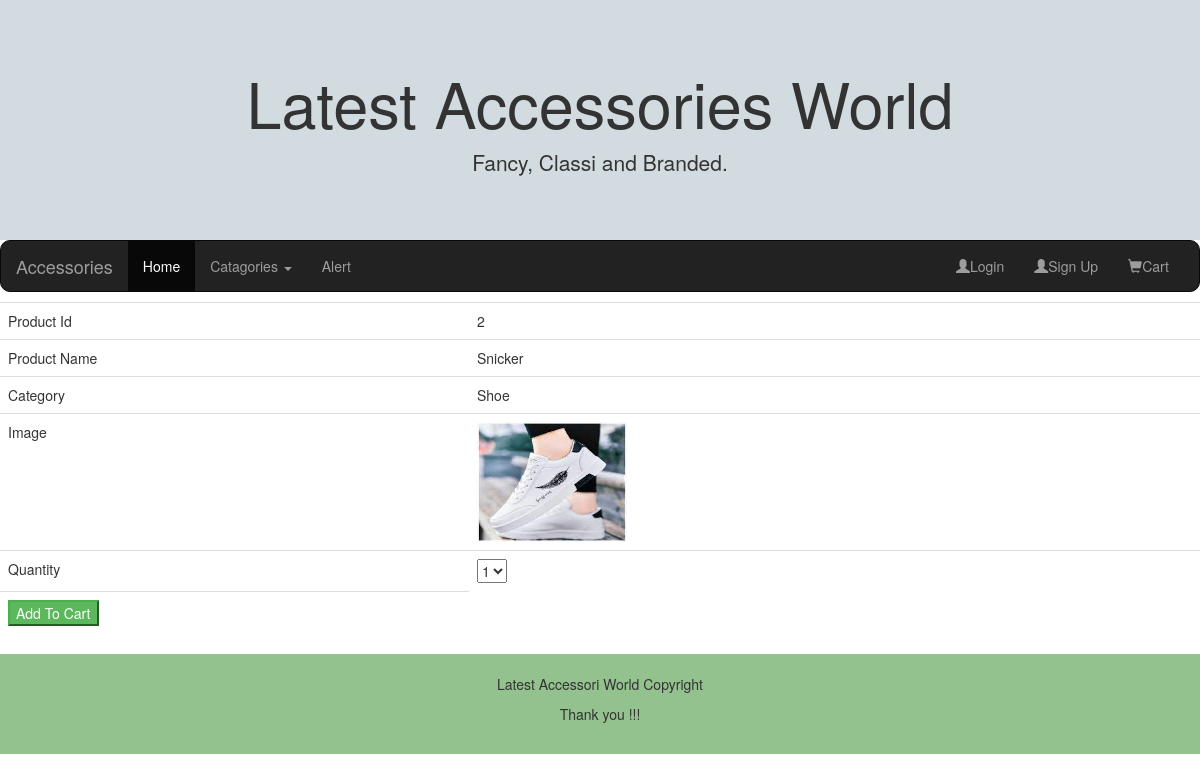
/ViewDetails/2, run on the app's committed database.
### Admin/models.py (models this page shows, shortened)
class Product(models.Model):
    product_name = models.CharField(max_length=20)
    price = models.FloatField(default=200)
    imgurl = models.ImageField(upload_to="images")
    cat_id = models.ForeignKey(Category,on_delete=models.CASCADE)
    class Meta:
        db_table = "Product"

class Category(models.Model):
    category_name = models.CharField(max_length=20)
    def __str__(self):
        return self.category_name
    class Meta:
        db_table = "Category"

### User/views.py (the view)
# urls.py: path('ViewDetails/<product_id>', views.ViewDetails),
def ViewDetails(request,product_id):  # through this only one product comes
    cats = Category.objects.all()
    p1 = Product.objects.get(id=product_id)
    return render(request,"ViewDetails.html",{"product":p1, "cats":cats})

### User/templates/ViewDetails.html (shortened to what this page needs)
{%extends "master.html"%}
{%block content%}
<form method="post" action="/AddToCart">
<table class="table">
        <tr><td>Product Id</td>
            <td>{{product.id}}
            </td>
        </tr>
        <tr><td>Product Name</td>
            <td>{{product.product_name}}</td>
        </tr>
        <tr><td>Category</td>
            <td>{{product.cat_id}}</td>
        </tr>
        <tr><td>Image</td>
            <td>
                <img src="{{product.imgurl.url}}" height="120" width="150"/>
            </td>
        </tr>
        <tr>
            <td>Quantity</td>
            <td>
                <select name="qty"><option>1</option>
                <option>5</option></select>
            </td>
        </tr>
        <tr>
            <td>
                <button type="submit" class="button btn-success">Add To Cart</button>
            </td>
        </tr>
</table>
</form>
{%endblock%}

### User/templates/master.html (shortened to what this page needs)
{% load static %}
<!DOCTYPE html>
<html lang="en">
<head>
    <link rel="stylesheet" href="https://maxcdn.bootstrapcdn.com/bootstrap/3.4.1/css/bootstrap.min.css">
</head>
<body>
    <div class="jumbotron" style="background-color: rgb(209, 219, 224);">
        <div class="container text-center">
            <h1>Latest Accessories World</h1>
            <p>Fancy, Classi and Branded.</p>
        </div>
    </div>
    <nav class="navbar navbar-inverse">
        <div class="container-fluid">
            <div class="navbar-header">
                <a class="navbar-brand" href="#">
      {%if "uname" in request.session%}
      Welcome {{request.session.uname}}
      {%else%}
      Accessories
    {%endif%}</a>
            </div>
            <div class="collapse navbar-collapse" id="myNavbar">
                <ul class="nav navbar-nav">
                    <li class="active"><a href="/">Home</a></li>
                    <li class="dropdown">
                        <a class="dropdown-toggle" data-toggle="dropdown" href="#">Catagories
          <span class="caret"></span></a>
                    </li>
                    <li><a href="/alertPage">Alert</a></li>
                </ul>
                <ul class="nav navbar-nav navbar-right">
                    {%if "uname" in request.session%}
                    <li><a href="/Logout"><span class="glyphicon glyphicon-user"></span>Logout</a></li>
                    {%else%}
                    <li><a href="/Login"><span class="glyphicon glyphicon-user"></span>Login</a></li>
                    <li><a href="/SignUp"><span class="glyphicon glyphicon-user"></span>Sign Up</a></li>
                    {%endif%}
                    <li><a href="/ShowAllCartItems"><span class="glyphicon glyphicon-shopping-cart"></span>Cart</a></li>
                </ul>
            </div>
        </div>
    </nav>
    {%block content%}{%endblock%}
    <footer class="container-fluid text-center">
        <p>Latest Accessori World Copyright</p>
        <p>Thank you !!! </p>
    </footer>
</body>
</html>

### User/templates/master.html (style rules this page uses)
.navbar { margin-bottom: 10px; border-radius: 10px; }
.jumbotron { margin-bottom: 0; }
footer { background-color: #94c28e; padding: 20px; }

### data on the page
Product: id "2", product_name "Snicker", cat_id "Shoe", imgurl (picture)
